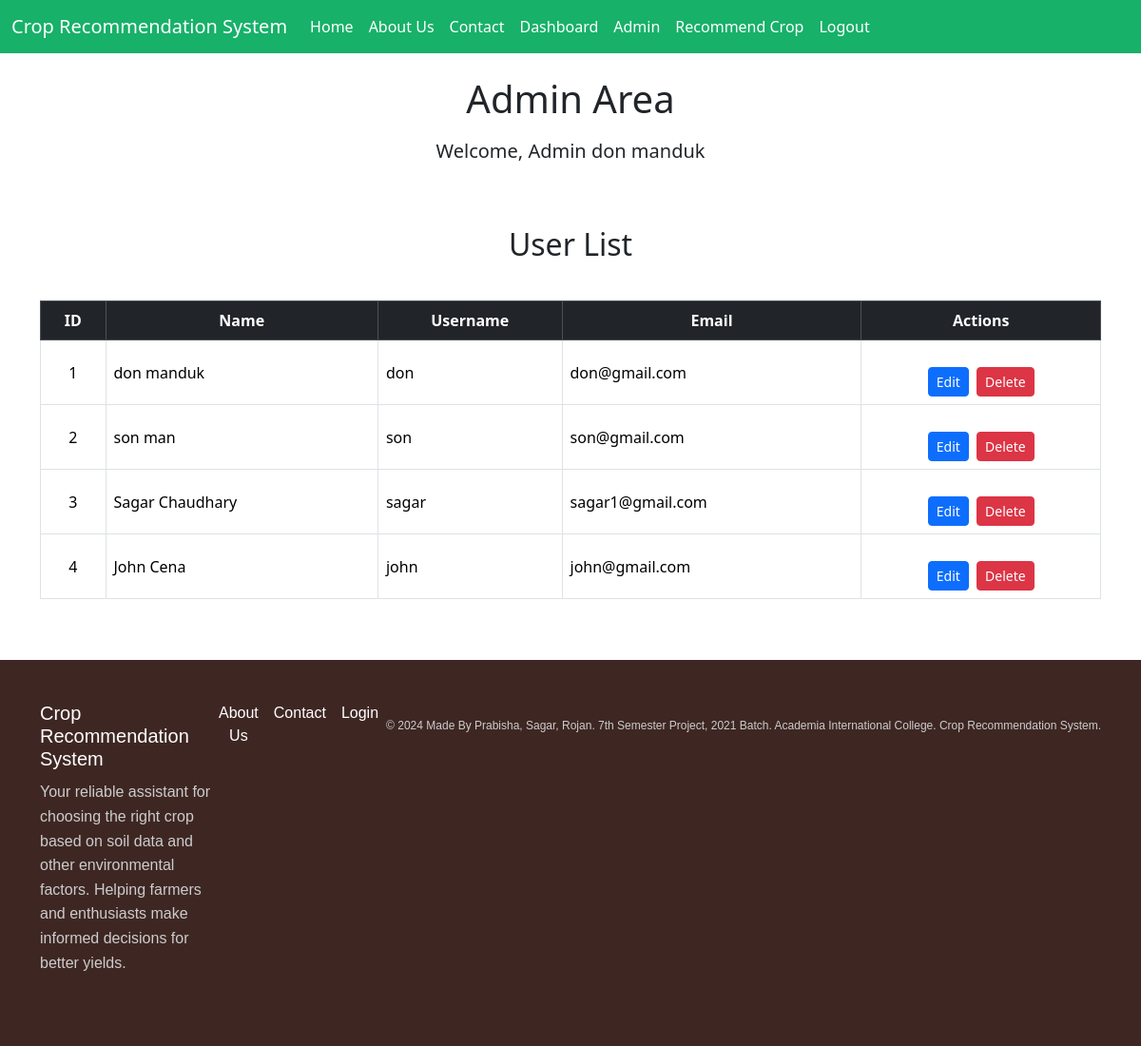
Page /admin (signed in) on the earlier database version.
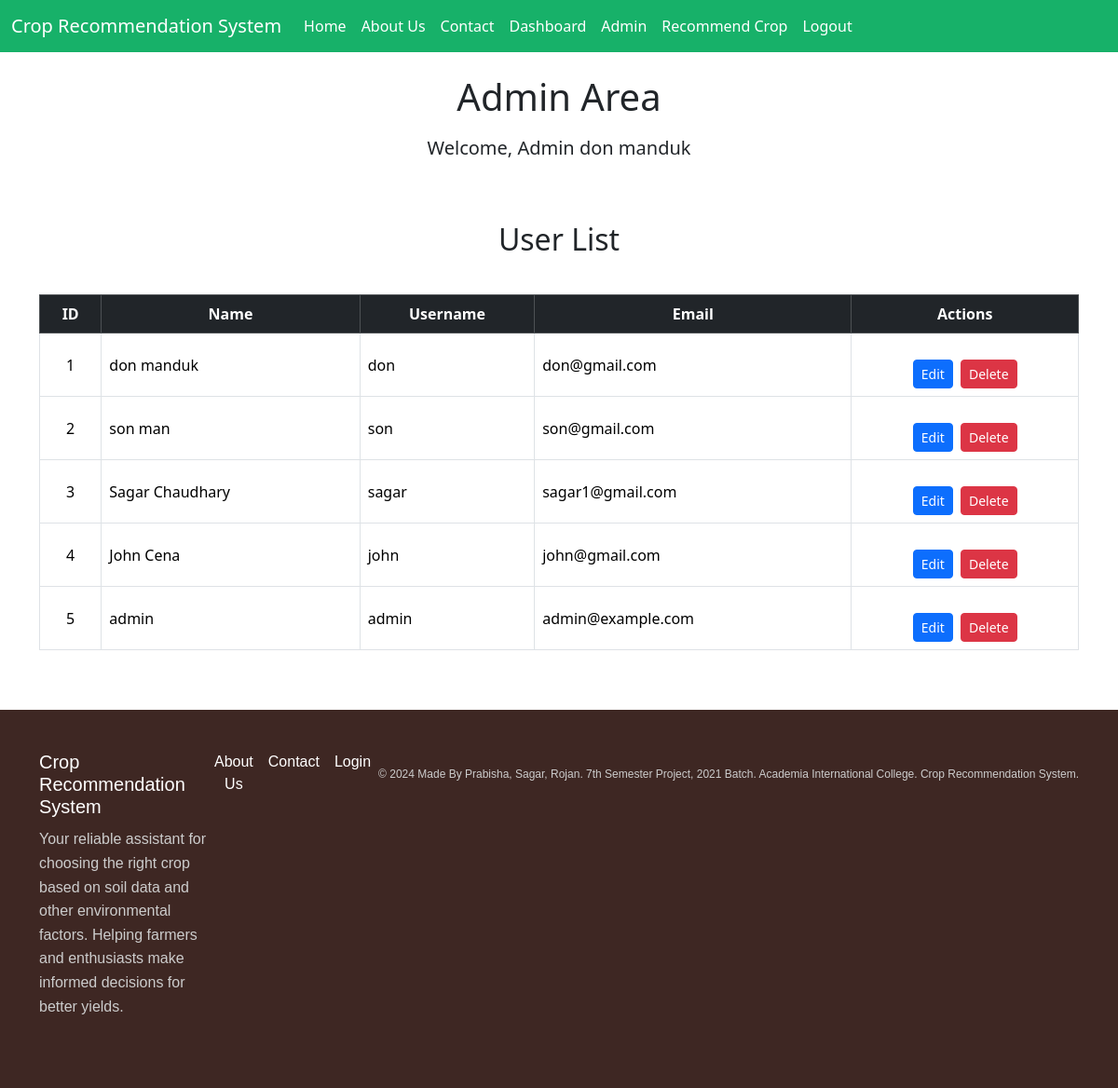
Same page on the later database version.
### app.py (models this page shows, shortened)
class Users(db.Model,UserMixin):
    id = db.Column(db.Integer, primary_key=True)
    username=db.Column(db.String(20),nullable=False,unique=True)
    name = db.Column(db.String(200), nullable=False)
    email = db.Column(db.String(200), nullable=False, unique=True)
    date_added = db.Column(db.DateTime, default=datetime.utcnow)
    password_hash=db.Column(db.String(128))
    @property
    def password(self):
        raise AttributeError('Password is not a readable attribute!')

### app.py (the view)
@app.route('/admin')
@login_required
def admin():
    id=current_user.id
    if id==1:
        name = None
        form = UserForm()
        our_users = Users.query.order_by(Users.date_added).all()  # .all() to get list
        return render_template("admin.html", form=form, name=name, our_users=our_users)
    else:
        flash("Sorry... Only Admin can access this page")
        return redirect(url_for('dashboard'))

### app.py (called while the page is built)
@login_manager.user_loader
def load_user(user_id):
    return Users.query.get(int(user_id))

### templates/admin.html (shortened to what this page needs)
{% extends 'base.html' %}
{% block content %}
<br>
<div class="container d-flex flex-column align-items-center justify-content-center ">
    <div class="text-center">
        <h1 class="mb-3">Admin Area</h1>
        <p class="lead">Welcome, Admin {{ current_user.name }}</p>
    </div>
</div>
<div class="container mt-5">
    <h2 class="text-center mb-4">User List</h2>
    <div class="table-responsive">
        <table class="table table-bordered table-hover mt-3 align-middle">
            <thead class="table-dark text-center">
                <tr>
                    <th scope="col">ID</th>
                    <th scope="col">Name</th>
                    <th scope="col">Username</th>
                    <th scope="col">Email</th>
                    <th scope="col">Actions</th>
                </tr>
            </thead>
            <tbody>
                {% for user in our_users %}
                <tr>
                    <td class="text-center">{{ user.id }}</td>
                    <td>{{ user.name }}</td>
                    <td>{{ user.username }}</td>
                    <td>{{ user.email }}</td>
                    <td class="text-center">
                        <a href="{{ url_for('update', id=user.id) }}" class="btn btn-primary btn-sm">Edit</a>
                        <form action="{{ url_for('delete', id=user.id) }}" method="POST" style="display:inline;">
                            <button type="submit" class="btn btn-danger btn-sm ms-1" onclick="return confirm('Are you sure you want to delete this user?');">Delete</button>
                        </form>
                    </td>
                </tr>
                {% endfor %}
            </tbody>
        </table>
    </div>
</div>
{% endblock content %}

### templates/base.html (shortened to what this page needs)
<!DOCTYPE html>
<html lang="en">
<head>
    <link rel="stylesheet" href="{{url_for('static',filename='css/style.css')}}">
    <link href="https://cdn.jsdelivr.net/npm/bootstrap@5.3.3/dist/css/bootstrap.min.css" rel="stylesheet">
</head>
<body>
{% include 'navbar.html' %}
    {% block content %}
    {% endblock content %}
    <footer class="footer mt-5">
        <div class="footer-content container text-center py-4">
            <div class="footer-about">
                <h3>Crop Recommendation System</h3>
                <p>Your reliable assistant for choosing the right crop based on soil data and other environmental factors. Helping farmers and enthusiasts make informed decisions for better yields.</p>
            </div>
            <div class="footer-links d-flex justify-content-center">
                <a href="{{url_for('index')}}#about-section" class="mx-2">About Us</a>
                <a href="{{url_for('index')}}#contact-section" class="mx-2">Contact</a>
                <a href="{{url_for('login')}}" class="mx-2">Login</a>
            </div>
            <p class="footer-copy mt-3">&copy; 2024 Made By Prabisha, Sagar, Rojan. 7th Semester Project, 2021 Batch. Academia International College. Crop Recommendation System.</p>
        </div>
    </footer>
</body>
</html>

### templates/navbar.html (shortened to what this page needs)
<nav class="navbar navbar-expand-lg sticky-top" style="background-color: #17B169">
    <div class="container-fluid">
      <a class="navbar-brand text-white" href="{{ url_for('index') }}">Crop Recommendation System</a>
      <div class="collapse navbar-collapse" id="navbarNav">
        <ul class="navbar-nav">
          <li class="nav-item">
            <a class="nav-link text-white active" aria-current="page" href="{{ url_for('index') }}">Home</a>
          </li>
          <li class="nav-item">
            <a class="nav-link text-white" href="{{url_for('index')}}#about-section">About Us</a>
          </li>
          <li class="nav-item">
            <a class="nav-link text-white" href="{{url_for('index')}}#contact-section">Contact</a>
          </li>
          {% if current_user.is_authenticated %}
          <li class="nav-item">
            <a class="nav-link text-white" href="{{url_for('dashboard')}}">Dashboard</a>
          </li>
          {% if current_user.id==1 %}
          <li class="nav-item">
            <a class="nav-link text-white" href="{{url_for('admin')}}">Admin</a>
          </li>
          {% endif%}
          <li class="nav-item">
            <a class="nav-link text-white" href="{{url_for('predict')}}">Recommend Crop</a>
          </li>
          <li class="nav-item">
            <a class="nav-link text-white" href="{{ url_for('logout') }}">Logout</a>
          </li>
          {% endif %}
        </ul>
      </div>
    </div>
  </nav>

### static/css/style.css (style rules this page uses)
* { margin: 0; padding: 0; box-sizing: border-box; }
body { font-family: Arial, sans-serif; }
.btn { display: inline-block; padding: 15px 30px; background-color: #4CAF50; color: white; text-decoration: none; font-size: 1em; border-radius: 5px; transition: background 0.3s ease; margin-top: 20px; }
.footer { width: 100%; background-color: #3e2723; color: #fff; padding: 20px 0; text-align: center; font-family: Arial, sans-serif; }
.footer-content { max-width: 1000px; margin: 0 auto; display: flex; justify-content: space-between; align-items: flex-start; flex-wrap: wrap; padding: 20px; }
.footer-about { flex: 1; margin-bottom: 15px; text-align: left; }
.footer-about h3 { font-size: 20px; color: #fff; margin-bottom: 10px; text-decoration: none; }
.footer-about p { font-size: 16px; color: #ccc; line-height: 1.6; }
.footer-links { flex: 1; margin-bottom: 15px; text-align: center; }
.footer-links a { color: #fff; margin: 0 15px; text-decoration: none; font-size: 16px; }
.footer-copy { margin-top: 15px; font-size: 12px; color: #ccc; }

Differences in the rows shown:
added Users: id "5", name "admin", username "admin", email "admin@example.com"
